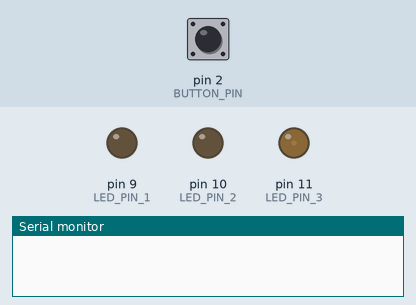
Recording of a sketch running on a simulated Arduino Uno, built with avr-gcc and run on an emulated ATmega328P. Shown: output pins drawn as LEDs (lit = HIGH), the last lines printed to the serial monitor. The inputs (shaded band) are chosen by the test bench; at power-on: pin 2 (BUTTON_PIN) HIGH. Pins used as bus, display or sensor lines are not drawn.

Above: at 0.15 s.
At 1.2 s:
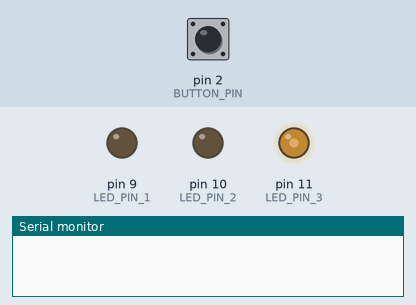
1.3 s: pin 2 (BUTTON_PIN) pulled LOW for 3.2 s
At 3.7 s:
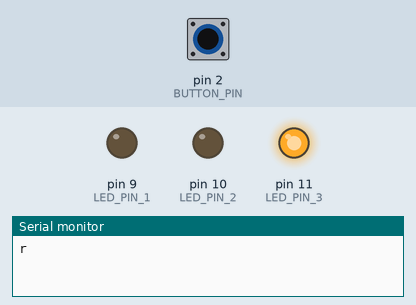
Timing chart, 0 to 5.2 s (numbered marks = the images above; inputs shaded):
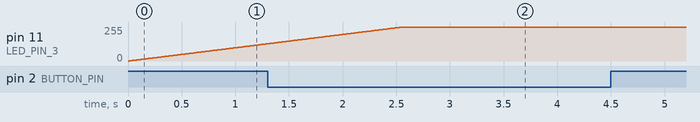

The sketch:

Arduino21.ino
```cpp
const int LED_PIN_1 = 9;  // Pin del primer LED
const int LED_PIN_2 = 10; // Pin del segundo LED
const int LED_PIN_3 = 11; // Pin del tercer LED
const int BUTTON_PIN = 2; // Pin del botón pulsador

int alive_cells =0;
int brightness = 0;
int fadeAmount = 5;
unsigned long lastUpdateTime = 0;
unsigned long buttonDebounceTime = 100;
int lastButtonState;
int u2 = 0;
void setup() {
    Serial.begin(9600);
    pinMode(LED_PIN_1, OUTPUT);
    pinMode(LED_PIN_2, OUTPUT);
    pinMode(LED_PIN_3, OUTPUT);
    pinMode(BUTTON_PIN, INPUT_PULLUP);
  lastButtonState = digitalRead(BUTTON_PIN);
}


void loop() {
   int buttonState = digitalRead(BUTTON_PIN);
    // Leer la cantidad de células vivas enviadas desde Python
    if (Serial.available() >= 4) {  // Se asegura de recibir 4 caracteres
        char buffer[5];
        Serial.readBytes(buffer, 4);
        buffer[4] = '\0';

        // Transforma estos 4 caracteres a un numero
        alive_cells = atoi(buffer);

    }


    int u1 = 0;
    // Evaluar las condiciones de estabilidad, subpoblación y sobrepoblación
    if (alive_cells < 870) {
      /*analogWrite(LED_PIN_3,255);
                analogWrite(LED_PIN_1,0);
            analogWrite(LED_PIN_2,0);*/
     u1 = 11;
     if(u1 != u2) {
       for (int i = 0; i <= 255; i++) {
         analogWrite(u1, i);
         analogWrite(u2, 255 - i);
         delay(10);  // Adjust delay for transition speed
        }
      }
      else{  analogWrite(LED_PIN_3,255);
                analogWrite(LED_PIN_1,0);
            analogWrite(LED_PIN_2,0); }
    }
    else if ((alive_cells > 870) && (alive_cells < 1250)) {
      /*analogWrite(LED_PIN_2, 255);
                analogWrite(LED_PIN_3,0);
            analogWrite(LED_PIN_1,0);*/
      u1 = 10;
          if(u1 != u2) {
       for (int i = 0; i <= 255; i++) {
         analogWrite(u1, i);
         analogWrite(u2, 255 - i);
         delay(10);  // Adjust delay for transition speed
        }
      }
      else{  analogWrite(LED_PIN_3,0);
                analogWrite(LED_PIN_1,0);
            analogWrite(LED_PIN_2,255); }
    } else {
        /*analogWrite(LED_PIN_1,255);
          analogWrite(LED_PIN_3,0);
            analogWrite(LED_PIN_2,0); */
      u1 = 9;
           if(u1 != u2) {
       for (int i = 0; i <= 255; i++) {
         analogWrite(u1, i);
         analogWrite(u2, 255 - i);
         delay(10);  // Adjust delay for transition speed
        }
      }
      else{  analogWrite(LED_PIN_3,0);
                analogWrite(LED_PIN_1,255);
            analogWrite(LED_PIN_2,0); }
    }

    // Verificar si se ha presionado el botón pulsador para reiniciar el juego

    if ((buttonState == LOW && lastButtonState == HIGH)) {
      char message = "r";

      Serial.println("r");  // Add newline character as delimiter
    }
    lastButtonState = buttonState;
    u2 = u1;
}
```
